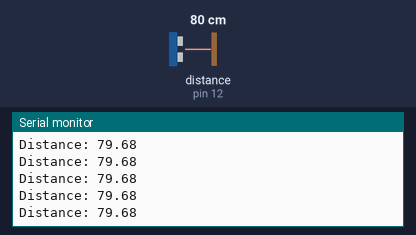
The sketch below on a simulated Arduino Uno, built with avr-gcc and run on an emulated ATmega328P. Shown: the last lines printed to the serial monitor. Wiring (inferred from the names in the program): ultrasonic range finder: trigger pin 10; echo pin 12. Inputs (shaded band) come from the test bench; at power-on: distance to the obstacle (sensor on pin 12) 80 cm. The echo pulse lasts 58.3 µs per cm.

Above: at 1.2 s.
1.3 s: distance to the obstacle (sensor on pin 12) set to 120 cm
At 1.49 s:
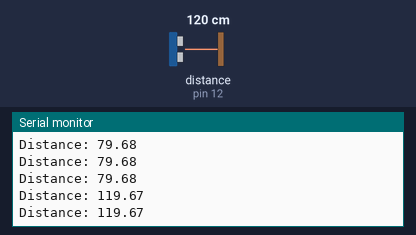
4.3 s: distance to the obstacle (sensor on pin 12) set to 2 cm
At 4.3 s:
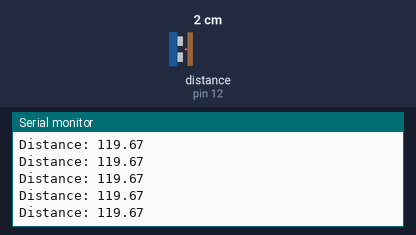
5.8 s: distance to the obstacle (sensor on pin 12) set to 299 cm
At 5.83 s:
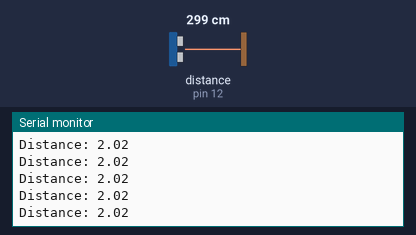
8.8 s: distance to the obstacle (sensor on pin 12) set to 250 cm
At 8.91 s:
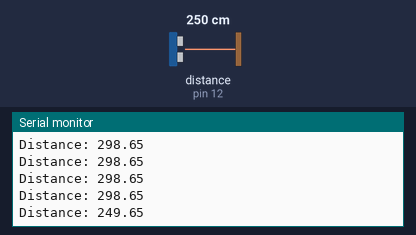
Timing chart, 0 to 11.8 s (numbered marks = the images above; inputs shaded):
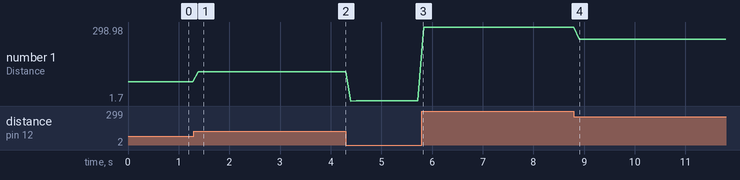

Measured:
- after the input at 1.3 s, the serial monitor: prints a new line after 0.08 s (image 1)
- after the input at 8.8 s, the serial monitor: prints a new line after 0.11 s (image 4)
- plotted number 1: 79.68 → 119.67 after the input at 1.3 s, 119.67 → 2.02 after the input at 4.3 s, 2.02 → 298.65 after the input at 5.8 s, 298.65 → 249.65 after the input at 8.8 s

The sketch:

Task-1.1.4.ino
```cpp
/*
Author: Sanjana Vani V
Date: 05-02-2026
Board: Arduino Uno R3
Description: Calculates distance using Ultrasonic Sensor Module
*/

const int trig = 10;
const int echo = 12;
const float v_sound = 0.0343; //speed of sound in cm/microsecond
float time,distance;

void setup()
{
  pinMode(trig, OUTPUT);
  pinMode(echo, INPUT);
  Serial.begin(9600);
}

void loop()
{
  digitalWrite(trig, LOW);
  delayMicroseconds(2);
  digitalWrite(trig, HIGH);
  delayMicroseconds(10);
  digitalWrite(trig, LOW); //pulse of length 10 microseconds

  time = pulseIn(echo, HIGH,25000); //time taken for pulse to hit obj and return
  distance = time*v_sound/2;

  Serial.print("Distance: ");
  Serial.println(distance);
  delay(100);
}

/*
Ultrasonic Sensor Connections:
VCC - 5V
GND - Ground
Trig - Digital Pin 11
Echo - Digital Pin 12
*/
```
